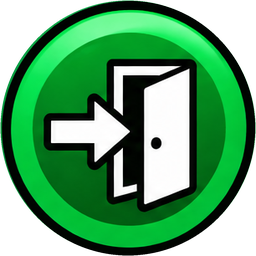
#> input picture client-mods/markers/src/enter.png, 256 x 256 px; its folder holds 4 pictures in this run
$ python build_markers.py out.png
#> lines starting #> are read from the running program, lines starting #| are printed output that depends on the picture
### client-mods/tools/txdpatch.py
# Replace textures inside an existing RW TXD with A8R8G8B8 rasters (with mipmaps).
import struct, sys
from PIL import Image
import os; sys.path.insert(0, os.path.dirname(os.path.abspath(__file__))); import rw
def hdr(t,data,ver): return struct.pack('<III',t,len(data),ver)+data
def native(name,mask,img,filt,ver):
    img=img.convert('RGBA'); w,h=img.size
    mips=[]; cur=img
    while True:
        r,g,b,a=cur.split(); mips.append(Image.merge('RGBA',(b,g,r,a)).tobytes())
        if cur.width==1 and cur.height==1: break
        cur=cur.resize((max(1,cur.width//2),max(1,cur.height//2)),Image.LANCZOS)
    hasalpha=any(p<255 for p in img.getchannel('A').getdata())
    s=struct.pack('<II',9,filt)+name.encode().ljust(32,b'\0')+mask.encode().ljust(32,b'\0')
    s+=struct.pack('<IIHHBBBB',0x0500|0x8000,21,w,h,32,len(mips),4,1 if hasalpha else 0)
    for m in mips: s+=struct.pack('<I',len(m))+m
    return hdr(0x15,hdr(0x01,s,ver)+hdr(0x03,b'',ver),ver)
# [20 lines left out: function patch, not called in this run]

# Read textures of a TXD into PIL images: {name: Image}. Supports DXT1/DXT3 and 8888 (D3D8/D3D9).
def _c565(c): return ((c>>11&31)*255//31,(c>>5&63)*255//63,(c&31)*255//31)
# [33 lines left out: functions _dxt, read, not called in this run]

### client-mods/tools/build_markers.py
# Собирает свои маркеры (пикапы) для gta3.img: плоская вращающаяся «монетка» с нашим значком
# вместо стандартных пикапов (домики, «i», $, футболка и т.д.).
#   python build_markers.py <папка для результата>
# Значки: ../markers/src/*.png (нарезаны из картинки ChatGPT). Оригинальные файлы GTA не нужны:
# каждый пикап берёт текстуры из своего txd (icons1..icons9 и т.д.), мы пишем эти txd целиком заново.
# Результат кладётся в models/gta3.img (заменить записи с теми же именами) или в pack\models\gta3.img\ лаунчера.
import math, os, struct, sys
from PIL import Image
HERE = os.path.dirname(os.path.abspath(__file__)); sys.path.insert(0, HERE)
from txdpatch import hdr, native
import mapping_textures
SRC = os.path.join(HERE, '..', 'markers', 'src')
VER = 0x1803FFFF            # RW 3.6.0.3 (GTA SA PC)
TEX = 128                   # размер текстуры
R = 0.25                    # радиус монетки, м (было 0.45 — слишком крупно)
SEG = 40                    # сегментов окружности

# модель SA-MP -> (dff, txd из dynamic.ide, значок)
MODELS = [
    (1241, 'adrenaline',      'icons8',    'enter'),
    (1247, 'bribe',           'icons9',    'exit'),
    (1273, 'property_fsale',  'icons3',    'house_sale'),
    (1272, 'property_locked', 'icons4',    'house_owned'),
    (1277, 'pickupsave',      'icons4',    'house_owned'),   # делит icons4, иначе будет без текстуры
    (1314, 'twoplayer',       'icons4',    'house_owned'),
    (1239, 'info',            'icons6',    'business'),
    (1274, 'bigdollar',       'icons2',    'cash'),
    (1275, 'clothesp',        'icons1',    'job'),
    (1242, 'bodyarmour',      'icons7',    'warehouse'),
    (1212, 'money',           'dyn_cash',  'atm'),
    (1210, 'briefcase',       'breifcase', 'fuel'),
    (1240, 'health',          'icons5',    'hospital'),
    (1248, 'bonus',           'bonus',     'impound'),       # штрафстоянка
    (1279, 'craigpackage',    'craigpackage', 'repair'),     # СТО
    (1254, 'killfrenzy',      'icons',     'school'),
    (1253, 'camerapickup',    'icons',     'school'),        # делит icons
    (1313, 'killfrenzy2plyr', 'icons',     'school'),
]

def ch(t, data): return hdr(t, data, VER)
def rwstr(s):
    b = s.encode() + b'\0'
    return ch(0x02, b.ljust((len(b) + 3) & ~3, b'\0'))

def texture_image(key):
    im = Image.open(os.path.join(SRC, key + '.png')).convert('RGBA')
    bg = Image.new('RGBA', im.size, (17, 17, 17, 255)); bg.alpha_composite(im)   # вне круга — цвет обводки
    return bg.resize((TEX, TEX), Image.LANCZOS)

def disc_geometry(texname):
    k = 0.985
    verts, uvs, nrm, tris = [], [], [], []
    for side, (y, ny, mir) in enumerate(((-0.004, -1.0, 1), (0.004, 1.0, -1))):
        base = len(verts)
        verts.append((0.0, y, 0.0)); uvs.append((0.5, 0.5)); nrm.append((0.0, ny, 0.0))
        for i in range(SEG):
            t = 2 * math.pi * i / SEG; c, s = math.cos(t), math.sin(t)
            verts.append((R * c, y, R * s)); nrm.append((0.0, ny, 0.0))
            uvs.append((0.5 + 0.5 * k * c * mir, 0.5 - 0.5 * k * s))
        for i in range(SEG):
            a, b = base + 1 + i, base + 1 + (i + 1) % SEG
            # лицевая сторона смотрит по нормали (правило правой руки)
            tris.append((base, a, b) if ny < 0 else (base, b, a))
    flags = 0x02 | 0x04 | 0x08 | 0x10 | 0x20 | (1 << 16)   # positions, textured, prelit, normals, light; 1 uv set
    st = struct.pack('<iiii', flags, len(tris), len(verts), 1)
    st += b''.join(struct.pack('<BBBB', 255, 255, 255, 255) for _ in verts)
    st += b''.join(struct.pack('<ff', u, v) for u, v in uvs)
    st += b''.join(struct.pack('<HHHH', b, a, 0, c) for a, b, c in tris)   # v1, v0, mat, v2
    st += struct.pack('<ffffii', 0, 0, 0, R + 0.01, 1, 1)
    st += b''.join(struct.pack('<fff', *v) for v in verts)
    st += b''.join(struct.pack('<fff', *n) for n in nrm)
    tex = ch(0x06, ch(0x01, struct.pack('<HH', 0x1106, 0)) + rwstr(texname) + rwstr('') + ch(0x03, b''))
    mat = ch(0x07, ch(0x01, struct.pack('<i4Biifff', 0, 255, 255, 255, 255, 0, 1, 1.0, 1.0, 1.0)) + tex + ch(0x03, b''))
    matlist = ch(0x08, ch(0x01, struct.pack('<ii', 1, -1)) + mat)
    binmesh = struct.pack('<III', 0, 1, len(tris) * 3) + struct.pack('<II', len(tris) * 3, 0)
    binmesh += b''.join(struct.pack('<III', *t) for t in tris)
    return ch(0x0F, ch(0x01, st) + matlist + ch(0x03, ch(0x50E, binmesh)))

def dff(name, texname):
    frame = struct.pack('<9f3fii', 1, 0, 0, 0, 1, 0, 0, 0, 1, 0, 0, 0, -1, 0)
    framelist = ch(0x0E, ch(0x01, struct.pack('<i', 1) + frame) + ch(0x03, ch(0x253F2FE, name.encode())))
    geolist = ch(0x1A, ch(0x01, struct.pack('<i', 1)) + disc_geometry(texname))
    atomic = ch(0x14, ch(0x01, struct.pack('<iiii', 0, 0, 5, 0)) + ch(0x03, b''))
    return ch(0x10, ch(0x01, struct.pack('<iii', 1, 0, 0)) + framelist + geolist + atomic + ch(0x03, b''))

def txd(textures):
    body = ch(0x01, struct.pack('<HH', len(textures), 0))
    for name, img in textures: body += native(name, '', img, 0x1106, VER)
    return ch(0x16, body + ch(0x03, b''))

def main():
    out = sys.argv[1]; os.makedirs(out, exist_ok=True)
    txds = {}
    for mid, dname, tname, key in MODELS:
        texname = 'bst_' + key
        open(os.path.join(out, dname + '.dff'), 'wb').write(dff(dname, texname))
        txds.setdefault(tname, {})[texname] = key
    for tname, texs in txds.items():
        extra = mapping_textures.textures() if tname == mapping_textures.TXD else []   # текстуры для /mt
        open(os.path.join(out, tname + '.txd'), 'wb').write(txd([(n, texture_image(k)) for n, k in texs.items()] + extra))
#> in texture_image, im is the input picture: PIL image 256x256 RGBA; mean R, G, B, A 46, 135.3, 68.4, 198.7
#> in texture_image, `bg.alpha_composite(im)`:
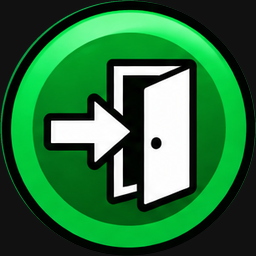
#> bg: PIL image 256x256 RGBA; mean R, G, B, A 42.8, 112.3, 61, 255
#> in texture_image, `return bg.resize((TEX, TEX), Image.LANCZOS)`:
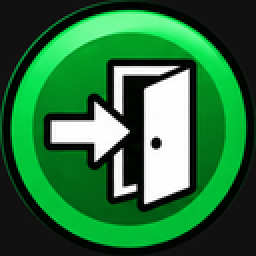
#> returned value: PIL image 128x128 RGBA (shown 2 times larger); mean R, G, B, A 42.8, 112.4, 61.1, 255
#> the loop in txd, `for name, img in textures: body += native(name, '', img, 0x1106, VER)` made 1 pass
#> (name, w in native, h in native, hasalpha in native) on pass 1: ('bst_enter', 128, 128, False)
    print('готово:', len(MODELS), 'dff,', len(txds), 'txd ->', out)
#> (the run stopped early here; a loop or call above may not have finished)
